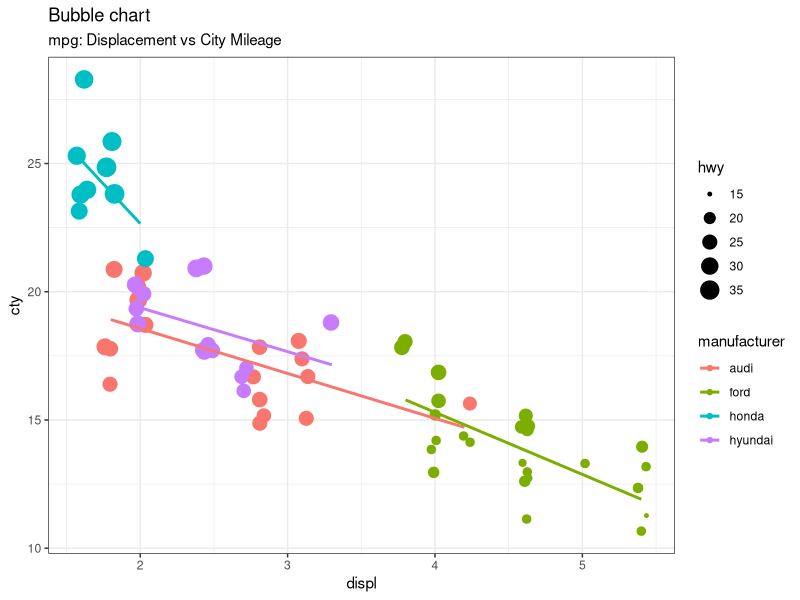

Write the R code that produced this figure.
## ---- chunk 1
vec <- c(1, 2, 3)
print(vec)
## ---- chunk 2
vec2 <- c(10, 20, 30)
vec3 <- vec * vec2
print(vec3)     
## ---- chunk 3
r_vec <- c(1, 2, 3, 4, 5)

reduce_sum <- function(...) {
  Reduce(sum, as.list(...))
}
## ---- chunk 4
print(r_vec)
print(reduce_sum(r_vec))
## ---- chunk 5
# load package and data
library(ggplot2)
data(mpg, package="ggplot2")

mpg_select <- mpg[mpg$manufacturer %in% c("audi", "ford", "honda", "hyundai"), ]

# Scatterplot
theme_set(theme_bw())  # pre-set the bw theme.
g <- ggplot(mpg_select, aes(displ, cty)) + 
  labs(subtitle="mpg: Displacement vs City Mileage",
       title="Bubble chart")

g + geom_jitter(aes(col=manufacturer, size=hwy)) + 
  geom_smooth(aes(col=manufacturer), method="lm", se=F)
## ---- chunk 6
library(dplyr)
set.seed(123)

df <- data.frame(
  g1 = c(1, 1, 2, 2, 2),
  g2 = c(1, 2, 1, 2, 1),
  a = sample(5),
  b = sample(5)
)

as.data.frame(df) 

d2 <- df %>%
  group_by(g1) %>%
  summarise(a = mean(a))
	       
as.data.frame(d2)	       

d2 <- df %>%
  group_by(g2) %>%
  summarise(a = mean(a))
	       
as.data.frame(d2)	       
## ---- chunk 7
my_summarise <- function(df, group_var) {
  df %>%
    group_by(group_var) %>%
    summarise(a = mean(a))
}

# my_summarise(df, g1)
#> Error: Column `group_var` is unknown
## ---- chunk 8
library(dplyr)
grouped_mean <- function(data, grouping_variables, value_variables) {
  data %>%
    group_by_at(grouping_variables) %>%
    mutate(count = n()) %>%
    summarise_at(c(value_variables, "count"), mean, na.rm = TRUE) %>%
    rename_at(value_variables, funs(paste0("mean_", .)))
    }

gm = starwars %>% 
   grouped_mean("eye_color", c("mass", "birth_year"))

as.data.frame(gm)   
